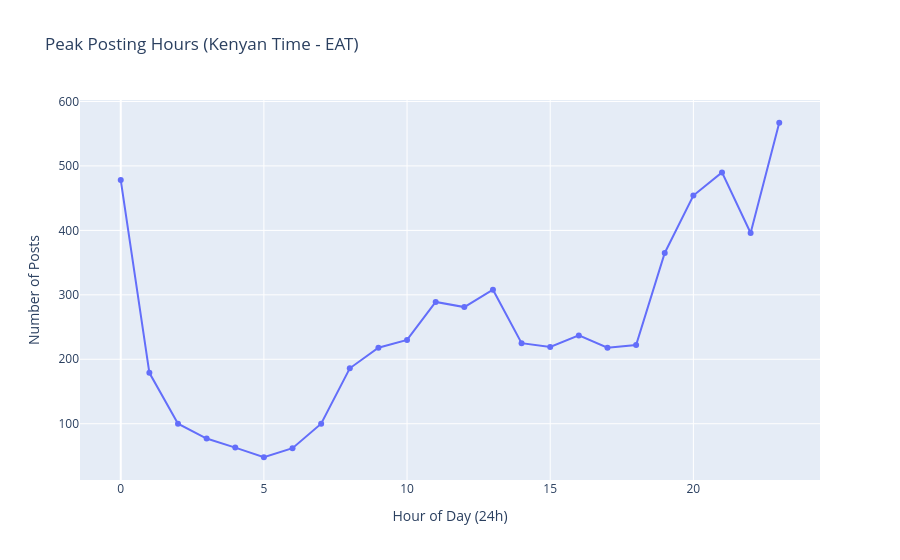

Notebook code for this chart:
### Markdown cell above
### F) Peak Posting Time Analysis (Kenyan Time - EAT)

This analysis converted timestamps to Kenyan time (EAT - UTC+3) and examined hourly posting patterns.  

Identifying peak activity hours provides behavioral insights into when cyberbullying is most active and may support real-time moderation strategies.  
Weekend and weekday comparisons further contextualize user behavior.

### Code cell
eda.peak_posting_times("published_at")

### Figure 1 — Plotly figure (JSON) as saved in the notebook; plotly's stock layout.template omitted (floating-point values rounded to 4 significant figures)
{"data": [{"hovertemplate": "Hour of Day (24h)=%{x}<br>Number of Posts=%{y}<extra></extra>", "legendgroup": "", "line": {"color": "#636efa", "dash": "solid"}, "mode": "lines+markers", "name": "", "orientation": "v", "showlegend": false, "type": "scatter", "x": [0, 1, 2, 3, 4, 5, 6, 7, 8, 9, 10, 11, 12, 13, 14, 15, 16, 17, 18, 19, 20, 21, 22, 23], "xaxis": "x", "y": [478, 179, 100, 77, 63, 48, 62, 100, 186, 218, 230, 289, 281, 308, 225, 219, 237, 218, 222, 365, 454, 490, 396, 567], "yaxis": "y"}], "layout": {"legend": {"tracegroupgap": 0}, "title": {"text": "Peak Posting Hours (Kenyan Time - EAT)"}, "xaxis": {"anchor": "y", "domain": [0, 1], "title": {"text": "Hour of Day (24h)"}}, "yaxis": {"anchor": "x", "domain": [0, 1], "title": {"text": "Number of Posts"}}}}
